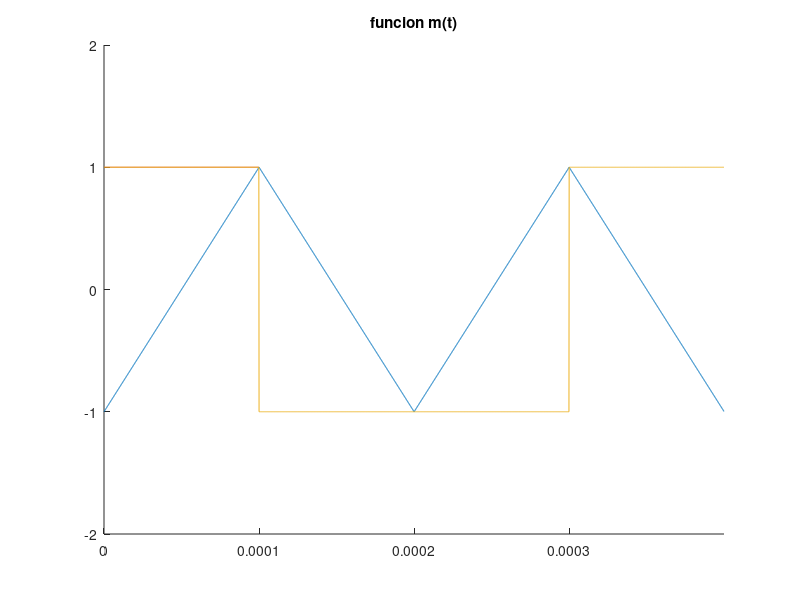
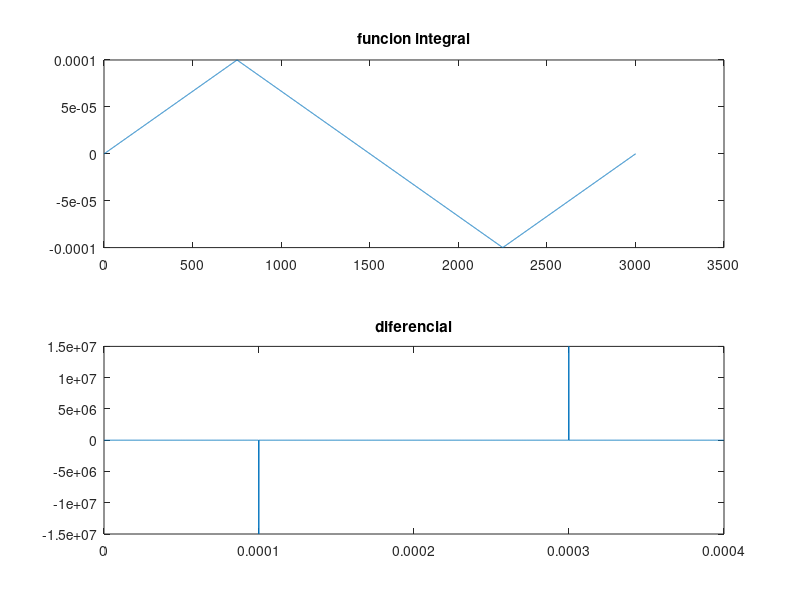
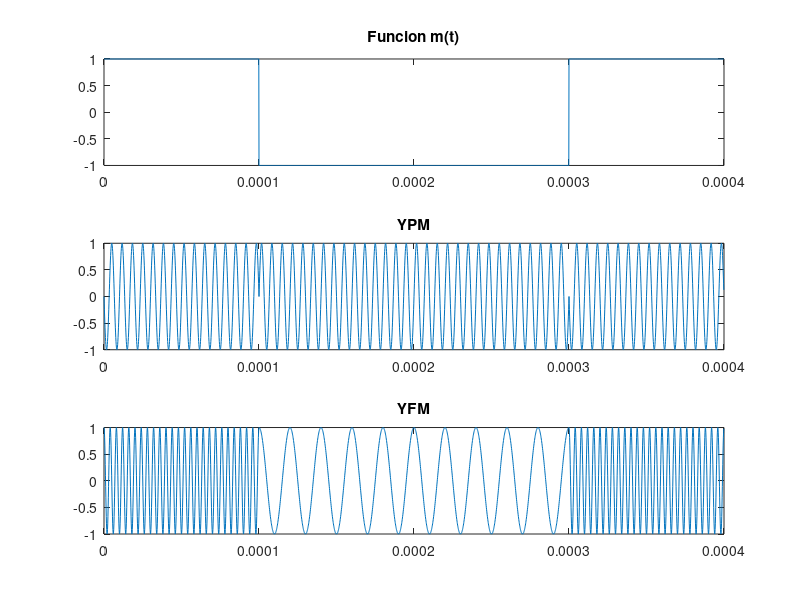

The MATLAB source for these figures, in order:
clc;
clear all;
close all;

%%
%Frecuencia de la portadora
fc=150E3;
%Frecuencia de muestreo
fs=50*fc;
%Tiempo de muestreo
ts=1/fs;
T=2e-4;
t1=0:ts:(T/2)-ts;
m1=4/T*(t1-T/2)+1;
%m1=(2/1e-4)*(t1-0.5e-4);
%plot(t1,m1);

t2=(T/2):ts:T-ts;
m2=-4/T*(t2-T/2)+1;
%m2=-(2/1e-4)*(t2-1.5e-4);
m=[m1 m2 m1 m2 ];
t=0:ts:2*T-ts;
hold on;
plot(t,m);
title('funcion m(t)')
kp=10*pi;

%%
%Frecuencia de la portadora
fc=150E3;
%Frecuencia de muestreo
fs=50*fc;
%Tiempo de muestreo
ts=1/fs;
T=2e-4;
t1=0:ts:(T/2)-ts;
m1=ones(1,length(t1));
%m1=(2/1e-4)*(t1-0.5e-4);
plot(t1,m1);

t2=(T/2):ts:(6*T/4)-ts;
m2=-ones(1,length(t2));
t3=(6*T/4):ts:(2*T)-ts;
m3=ones(1,length(t3));
%m2=-(2/1e-4)*(t2-1.5e-4);
m=[m1 m2 m3];
t=0:ts:2*T-ts;
hold on;
plot(t,m);
%axis([0 4E4 -2 2])
axis([0 max(t) -2 2])
title('funcion m(t)')
kp=pi/2;

%%
 n=0;
 Int_m=0;
 for tt=t
      n=n+1;
      Int_m(n+1)=Int_m(n)+m(n)*ts;
 end
 
 figure(2)
 subplot(2,1,1)
 plot(Int_m)
 title('funcion integral')
 %figure(2)
 subplot(2,1,2)
 plot(t,[diff(m) 0]/ts)
 title('diferencial')
 
 YPM=cos(2*pi*fc*t+kp*m);
 figure(3)
 subplot(311)
 plot(t,m)
 title('Funcion m(t)')
 subplot(312)
 plot(t,YPM);
 title('YPM')
 
 
 YFM=cos(2*pi*fc*t+2E5*pi*(Int_m(1:length(Int_m)-1)));
 subplot(3,1,3);
 plot(t,YFM)
  title('YFM')